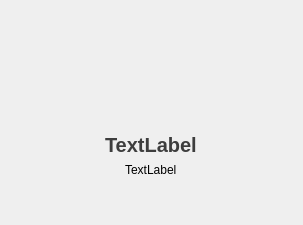
<?xml version="1.0" encoding="UTF-8"?>
<ui version="4.0">
 <class>LoadingUI</class>
 <widget class="QWidget" name="LoadingUI">
  <property name="geometry">
   <rect>
    <x>0</x>
    <y>0</y>
    <width>303</width>
    <height>225</height>
   </rect>
  </property>
  <property name="windowTitle">
   <string>Form</string>
  </property>
  <layout class="QVBoxLayout" name="verticalLayout">
   <item>
    <spacer name="verticalSpacer">
     <property name="orientation">
      <enum>Qt::Vertical</enum>
     </property>
     <property name="sizeHint" stdset="0">
      <size>
       <width>20</width>
       <height>40</height>
      </size>
     </property>
    </spacer>
   </item>
   <item alignment="Qt::AlignHCenter|Qt::AlignVCenter">
    <widget class="QLabel" name="labelDoing">
     <property name="minimumSize">
      <size>
       <width>80</width>
       <height>80</height>
      </size>
     </property>
     <property name="maximumSize">
      <size>
       <width>80</width>
       <height>80</height>
      </size>
     </property>
     <property name="styleSheet">
      <string notr="true">border:none;</string>
     </property>
     <property name="text">
      <string/>
     </property>
    </widget>
   </item>
   <item alignment="Qt::AlignHCenter|Qt::AlignVCenter">
    <widget class="QLabel" name="labelBig">
     <property name="styleSheet">
      <string notr="true">font-size: 20px;
font-weight: 500;
color: #3D3D3D;</string>
     </property>
     <property name="text">
      <string>TextLabel</string>
     </property>
    </widget>
   </item>
   <item alignment="Qt::AlignHCenter|Qt::AlignVCenter">
    <widget class="QLabel" name="label">
     <property name="text">
      <string>TextLabel</string>
     </property>
    </widget>
   </item>
   <item>
    <spacer name="verticalSpacer_2">
     <property name="orientation">
      <enum>Qt::Vertical</enum>
     </property>
     <property name="sizeHint" stdset="0">
      <size>
       <width>20</width>
       <height>40</height>
      </size>
     </property>
    </spacer>
   </item>
  </layout>
 </widget>
 <resources/>
 <connections/>
</ui>
